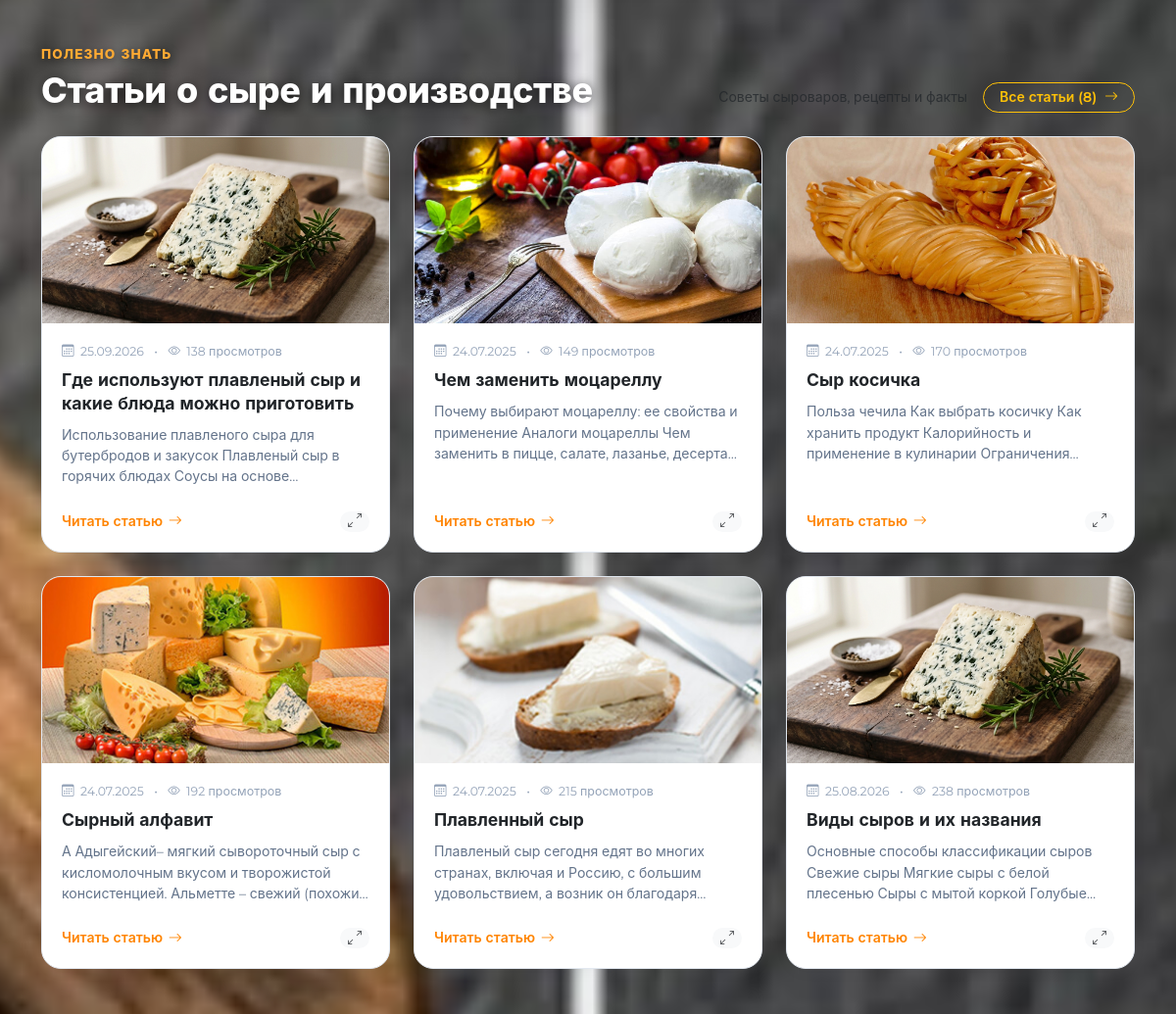
The app's page / (middle part), older data.
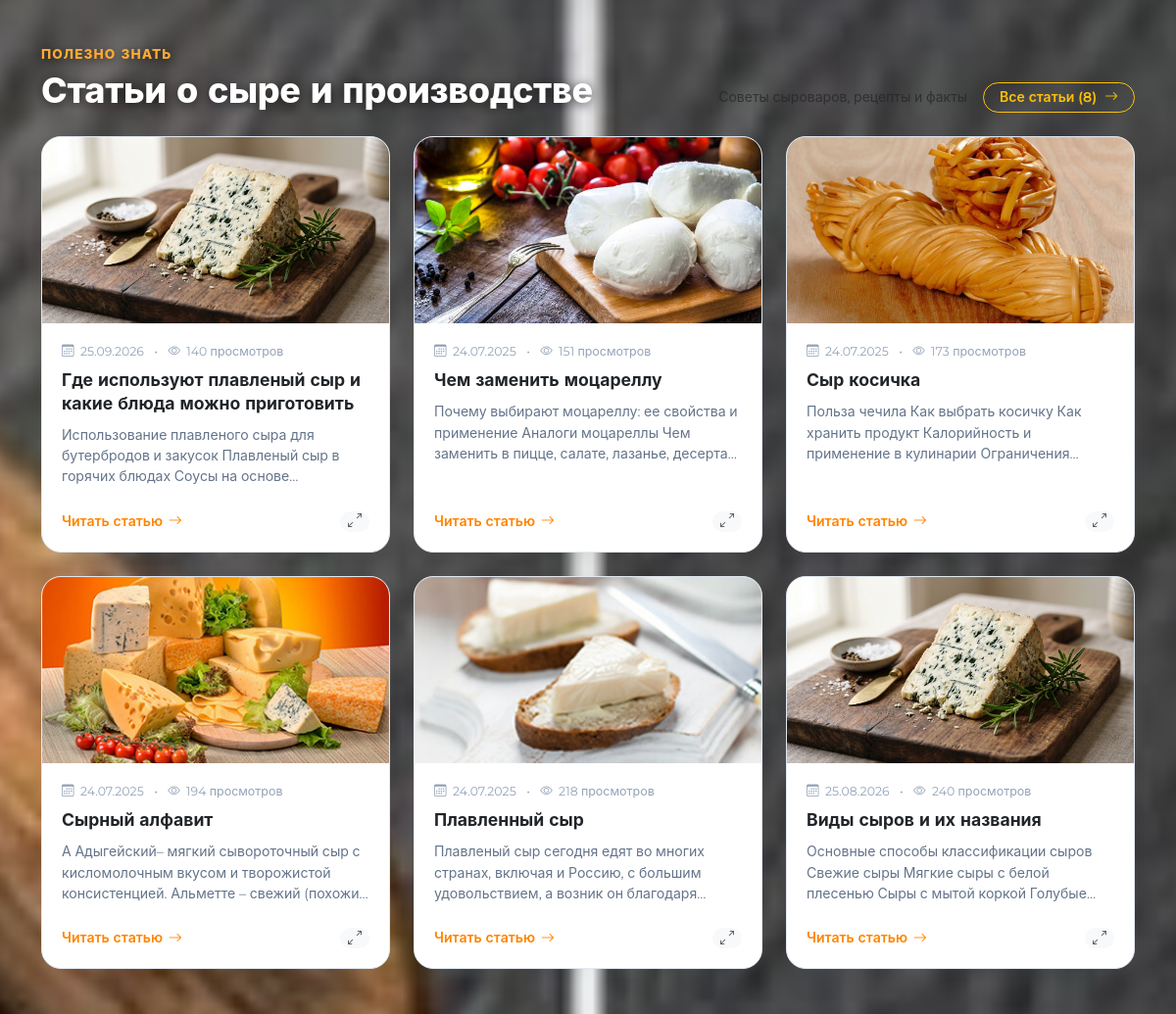
The same page, newer data.
### articles/models.py (models this page shows, shortened)
class Article(models.Model):
    title = models.CharField(max_length=255, verbose_name="Заголовок статьи")
    slug = models.SlugField(max_length=255, unique=True, verbose_name="Слаг (URL)")
    date_str = models.CharField(max_length=50, default="24.07.2025", verbose_name="Отображаемая дата")
    snippet = models.TextField(verbose_name="Краткий анонс статьи")
    content = HTMLField(verbose_name="Полный текст (HTML / абзацы)")
    image = models.ImageField(upload_to="articles/", blank=True, null=True, verbose_name="Изображение статьи")
    views_count = models.PositiveIntegerField(default=120, verbose_name="Просмотры")
    is_published = models.BooleanField(default=True, verbose_name="Опубликовано")
    order = models.PositiveIntegerField(default=0, verbose_name="Порядок сортировки")
    created_at = models.DateTimeField(auto_now_add=True, verbose_name="Дата создания")
    meta_title = models.CharField(
        max_length=255,
        blank=True,
        verbose_name="SEO Заголовок (Meta Title)",
        help_text="Если пусто, создается автоматически: «Заголовок — Блог сыроварни Сибсыр»"
    )
    meta_description = models.TextField(
        blank=True,
        verbose_name="SEO Описание (Meta Description)",
        help_text="Сниппет для поисковых систем (140-180 символов). Если пусто, создается из анонса статьи"
    )
    meta_keywords = models.CharField(
        max_length=255,
        blank=True,
        verbose_name="SEO Ключевые слова (Keywords)",
        help_text="Через запятую. Если пусто, создается автоматически"
    )
    class Meta:
        verbose_name = "Статья о сыре"
        verbose_name_plural = "Статьи и полезные материалы"
        ordering = ["order", "-id"]
    @property
    def image_url(self):
        if self.image:
            return self.image.url
        return static("images/hero_cheese.jpg")

### main/views.py (the view)
# urls.py: path('', views.index, name='index'),
def index(request):
    settings = SiteSettings.get_solo()
    categories = Category.objects.filter(is_active=True).order_by("order", "name")
    features = ProductionFeature.objects.filter(is_active=True).order_by("order", "id")
    all_products = list(Product.objects.filter(is_active=True).select_related("category").order_by("order", "id"))
    articles = Article.objects.filter(is_published=True).order_by("order", "-id")[:6]
    reviews = Review.objects.filter(is_approved=True).order_by("-created_at")[:6]
    now = timezone.now()
    promotions = Promotion.objects.filter(
        is_active=True,
        show_banner=True
    ).filter(
        Q(start_date__isnull=True) | Q(start_date__lte=now)
    ).filter(
        Q(end_date__isnull=True) | Q(end_date__gte=now)
    ).order_by("order", "-id")
    featured_promocodes = PromoCode.objects.filter(
        is_active=True
    ).filter(
        Q(valid_from__isnull=True) | Q(valid_from__lte=now)
    ).filter(
        Q(valid_to__isnull=True) | Q(valid_to__gte=now)
    ).order_by("-id")[:3]
    pop_candidates = [p for p in all_products if any(b in (p.badge or "").lower() for b in ["хит", "популярн"])]
    if len(pop_candidates) < 6:
        for p in all_products:
            if p not in pop_candidates and p.is_featured:
                pop_candidates.append(p)
                if len(pop_candidates) >= 6:
                    break
    if len(pop_candidates) < 6:
        for p in all_products:
            if p not in pop_candidates:
                pop_candidates.append(p)
                if len(pop_candidates) >= 6:
                    break
    popular_products = pop_candidates[:6]
    popular_ids = {p.id for p in popular_products}
    sale_candidates = [p for p in all_products if p.has_discount]
    sale_products = sale_candidates[:4]
    sale_products_count = len(sale_candidates)
    rec_candidates = [p for p in all_products if any(b in (p.badge or "").lower() for b in ["выбор", "рекоменд"])]
    if len(rec_candidates) < 6:
        for p in all_products:
            if p not in rec_candidates and p.id not in popular_ids:
                rec_candidates.append(p)
                if len(rec_candidates) >= 6:
                    break
    if len(rec_candidates) < 6:
        for p in all_products:
            if p not in rec_candidates:
                rec_candidates.append(p)
                if len(rec_candidates) >= 6:
                    break
    recommended_products = rec_candidates[:6]
    seo_data = settings.get_page_seo("home")
    context = {
        "page_title": seo_data["title"],
        "page_description": seo_data["description"],
        "page_keywords": seo_data["keywords"],
        "site_settings": settings,
        "brand_name": settings.brand_name,
        "brand_short_name": settings.brand_short_name,
        "hero_title": settings.hero_title,
        "hero_subtitle": settings.hero_subtitle,
        "hero_badge_text": settings.hero_badge_text,
        "hero_image_url": settings.hero_image_url,
        "cta_button_text": settings.cta_button_text,
        "categories": categories,
        "features": features,
        "popular_products": popular_products,
        "sale_products": sale_products,
        "recommended_products": recommended_products,
        "total_products_count": len(all_products),
        "articles": articles,
        "reviews": reviews,
        "promotions": promotions,
        "featured_promocodes": featured_promocodes,
        "sale_products_count": sale_products_count,
        "total_articles_count": Article.objects.filter(is_published=True).count(),
    }
    return render(request, "main/index.html", context)

### main/captcha.py (called while the page is built)
def get_captcha_font(size=25):
    for font_name in ["arial.ttf", "calibri.ttf", "segoeui.ttf", "DejaVuSans.ttf"]:
        try:
            return ImageFont.truetype(font_name, size)
        except Exception:
            continue
    return ImageFont.load_default()

### main/models.py (called while the page is built, shortened)
    def is_captcha_required(self, form_type, user=None):
        if not self.captcha_enabled:
            return False
        if form_type == "register":
            return bool(self.captcha_on_register)
        elif form_type == "login":
            return bool(self.captcha_on_login)
        elif form_type == "admin_login":
            return bool(getattr(self, "captcha_on_admin_login", True))
        elif form_type in ("callback", "review"):
            return bool(self.captcha_on_callback)
        elif form_type == "order":
            if user and getattr(user, "is_authenticated", False):
                return False
            return bool(self.captcha_on_guest_order)
        return False

    def get_page_seo(self, page_name):
        brand = self.brand_short_name or "Сибсыр"
        full_brand = self.brand_name or "ТМ «Сибсыр»"
        title_field = f"seo_{page_name}_title"
        desc_field = f"seo_{page_name}_description"
        kw_field = f"seo_{page_name}_keywords"
        title = getattr(self, title_field, "").strip()
        description = getattr(self, desc_field, "").strip()
        keywords = getattr(self, kw_field, "").strip()
        if not title:
            title = f"{self.hero_title or full_brand} — {brand}"
        if not description:
            description = self.seo_default_description
        if not keywords:
            keywords = self.seo_default_keywords
        return {
            "title": title,
            "description": description,
            "keywords": keywords,
        }

    @property
    def hero_image_url(self):
        if self.hero_image:
            return self.hero_image.url
        return static("images/hero_cheese.jpg")

    @classmethod
    def get_solo(cls):
        obj, _ = cls.objects.get_or_create(id=1)
        return obj

    def get_icon_url(self):
        if self.icon:
            try:
                return self.icon.url
            except Exception:
                pass

    def get_display_title(self):
        return self.menu_title.strip() if self.menu_title else self.title

### templates/main/index.html (shortened to what this page needs)
{% extends 'base.html' %}
{% load static captcha_tags %}
{% block content %}
<div class="container py-3">
    {% include "main/index_sections/articles.html" %}
</div>
{% endblock %}

### templates/base.html (shortened to what this page needs)
{% load static captcha_tags %}
<!DOCTYPE html>
<html lang="ru">
<head>
    <link href="https://cdn.jsdelivr.net/npm/bootstrap@5.3.3/dist/css/bootstrap.min.css" rel="stylesheet">
    <link rel="stylesheet" href="https://cdn.jsdelivr.net/npm/bootstrap-icons@1.11.3/font/bootstrap-icons.min.css">
    <link rel="stylesheet" href="{% static 'css/style.css' %}?v=3.1">
</head>
<body>
    <main>
        {% block content %}{% endblock %}
    </main>
</body>
</html>

### templates/main/index_sections/about_company.html (shortened to what this page needs)
{% load static %}

### templates/main/index_sections/articles.html
    <section class="mb-5" id="articles">
        <div class="d-flex flex-wrap justify-content-between align-items-end gap-3 mb-4">
            <div>
                <span class="section-head-badge">Полезно знать</span>
                <h2 class="section-head-title mb-0">Статьи о сыре и производстве</h2>
            </div>
            <div class="d-flex align-items-center gap-3">
                <span class="text-muted small d-none d-md-inline">Советы сыроваров, рецепты и факты</span>
                <a href="{% url 'main:articles' %}" class="btn btn-sm btn-outline-warning rounded-pill px-3 py-1 fw-semibold">
                    Все статьи ({% if total_articles_count %}{{ total_articles_count }}{% else %}{{ articles|length }}{% endif %}) <i class="bi bi-arrow-right ms-1"></i>
                </a>
            </div>
        </div>
        <div class="row g-3 g-md-4">
            {% for art in articles %}
                <div class="col-md-6 col-lg-4">
                    <div class="article-card">
                        <a href="{% url 'main:article_detail' art.slug %}" class="article-img-wrap text-decoration-none d-block">
                            <img src="{{ art.image_url }}" alt="{{ art.title }}" loading="lazy">
                        </a>
                        <div class="article-body">
                            <div class="article-date-row">
                                <i class="bi bi-calendar3"></i>
                                <span>{{ art.date_str }}</span>
                                <span class="mx-1">•</span>
                                <i class="bi bi-eye"></i>
                                <span>{{ art.views_count }} просмотров</span>
                            </div>
                            <h3 class="article-title">
                                <a href="{% url 'main:article_detail' art.slug %}" class="text-dark text-decoration-none">
                                    {{ art.title }}
                                </a>
                            </h3>
                            <p class="article-snippet">{{ art.snippet }}</p>
                            <div class="d-flex align-items-center justify-content-between mt-auto pt-2">
                                <a href="{% url 'main:article_detail' art.slug %}" class="btn-read-article">
                                    <span>Читать статью</span>
                                    <i class="bi bi-arrow-right"></i>
                                </a>
                                <button type="button"
                                        class="btn btn-sm btn-light rounded-pill px-2 py-0 text-muted border-0"
                                        onclick="openArticleModal('{{ art.slug }}')"
                                        title="Быстрый предпросмотр">
                                    <i class="bi bi-arrows-angle-expand"></i>
                                </button>
                            </div>
                        </div>
                    </div>
                </div>
            {% endfor %}
        </div>
    </section>

### templates/main/index_sections/contacts_feedback.html (shortened to what this page needs)
{% load captcha_tags %}

### templates/includes/modals/modal_quick_buy.html (shortened to what this page needs)
{% load captcha_tags %}

### templates/includes/modals/modal_callback.html (shortened to what this page needs)
{% load captcha_tags %}

### templates/includes/modals/modal_cart.html (shortened to what this page needs)
{% load captcha_tags %}

Row changes from the older to the newer data that the page shows:
changed Article "Где используют плавленый сыр и какие блюда можно приготовить": views_count "138" → "140"
changed Article "Чем заменить моцареллу": views_count "149" → "151"
changed Article "Сыр косичка": views_count "170" → "173"
changed Article "Сырный алфавит": views_count "192" → "194"
changed Article "Плавленный сыр": views_count "215" → "218"
changed Article "Виды сыров и их названия": views_count "238" → "240"
